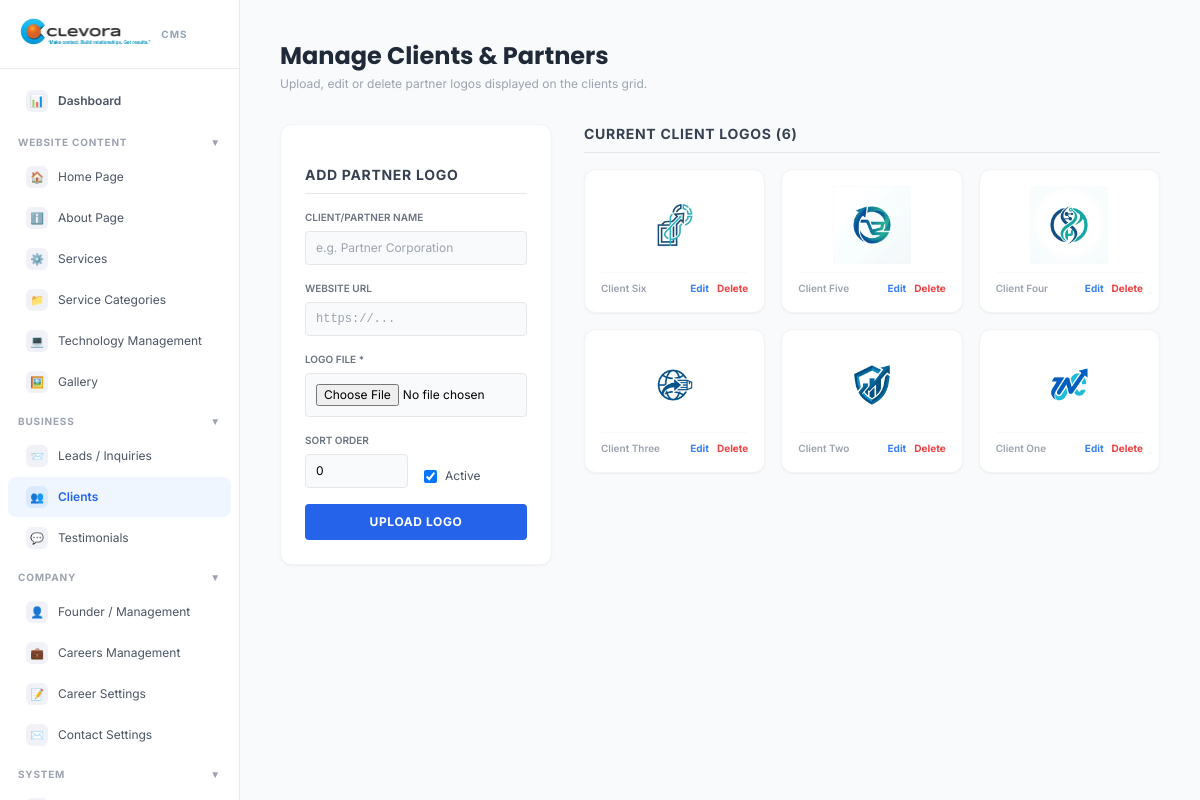
Screenshot of /admin/sections/clients.php (signed in) with the database file from the repository.
### tables this page shows
CREATE TABLE `clients` (
  `id` int(11) NOT NULL AUTO_INCREMENT,
  `logo_url` varchar(255) NOT NULL,
  `name` varchar(100) DEFAULT NULL,
  `website` varchar(255) DEFAULT NULL,
  `sort_order` int(11) DEFAULT 0,
  `status` tinyint(4) DEFAULT 1,
  `created_at` timestamp NOT NULL DEFAULT current_timestamp(),
  `updated_at` timestamp NOT NULL DEFAULT current_timestamp() ON UPDATE current_timestamp(),
  PRIMARY KEY (`id`)
);

### admin/sections/clients.php (the view, shortened to what this page needs)
<?php
require_once '../middleware/auth.php';
$clients = $pdo ? $pdo->query("SELECT * FROM clients ORDER BY sort_order ASC, id DESC")->fetchAll() : [];
$edit_client = null;
?>
<?php include '../includes/admin-header.php'; ?>
  <?php include '../includes/sidebar.php'; ?>
  <main class="flex-1 p-6 md:p-10 overflow-auto">
    <div class="max-w-5xl mx-auto space-y-8">
      <div>
        <h1 class="text-2xl font-bold text-gray-800 font-poppins">Manage Clients & Partners</h1>
        <p class="text-xs text-gray-400 mt-1">Upload, edit or delete partner logos displayed on the clients grid.</p>
      </div>
      <div class="grid grid-cols-1 lg:grid-cols-3 gap-8 items-start">
        <form method="POST" enctype="multipart/form-data" class="bg-white rounded-xl border border-gray-100 shadow-sm p-6 space-y-4">
          <h2 class="font-bold text-gray-700 text-sm uppercase tracking-wider mb-2 border-b pb-2"><?= $edit_client ? 'Edit Client' : 'Add Partner Logo' ?></h2>
          <div>
            <label class="block text-[10px] font-semibold text-gray-500 uppercase mb-1.5">Client/Partner Name</label>
            <input type="text" name="name" value="<?= htmlspecialchars($edit_client['name'] ?? '') ?>" placeholder="e.g. Partner Corporation"
                   class="w-full bg-gray-50 border border-gray-200 focus:border-blue-500 rounded px-2.5 py-2 text-xs outline-none focus:bg-white transition">
          </div>
          <div>
            <label class="block text-[10px] font-semibold text-gray-500 uppercase mb-1.5">Website URL</label>
            <input type="url" name="website" value="<?= htmlspecialchars($edit_client['website'] ?? '') ?>" placeholder="https://..."
                   class="w-full bg-gray-50 border border-gray-200 focus:border-blue-500 rounded px-2.5 py-2 text-xs outline-none focus:bg-white transition font-mono">
          </div>
          <div>
            <label class="block text-[10px] font-semibold text-gray-500 uppercase mb-1.5"><?= $edit_client ? 'Replace Logo' : 'Logo File *' ?></label>
            <input type="file" name="logo" <?= $edit_client ? '' : 'required' ?> class="text-xs w-full bg-gray-50 p-2.5 rounded border border-gray-200">
          </div>
          <div class="grid grid-cols-2 gap-4">
            <div>
              <label class="block text-[10px] font-semibold text-gray-500 uppercase mb-1.5">Sort Order</label>
              <input type="number" name="sort_order" value="<?= $edit_client['sort_order'] ?? 0 ?>"
                     class="w-full bg-gray-50 border border-gray-200 rounded px-2.5 py-2 text-xs outline-none">
            </div>
            <div class="flex items-end pb-1">
              <label class="flex items-center gap-2 text-xs text-gray-600 cursor-pointer">
                <input type="checkbox" name="status" value="1" <?= (!$edit_client||($edit_client['status']??1))?'checked':'' ?> class="rounded text-blue-600"> Active
              </label>
            </div>
          </div>
          <div class="flex gap-2">
            <button type="submit" class="flex-1 bg-blue-600 hover:bg-blue-500 text-white font-bold py-2.5 rounded text-xs uppercase tracking-wider transition"><?= $edit_client ? 'Update Client' : 'Upload Logo' ?></button>
          </div>
        </form>
        <div class="lg:col-span-2 space-y-4">
          <h2 class="font-bold text-gray-700 text-sm uppercase tracking-wider border-b pb-2">Current Client Logos (<?= count($clients) ?>)</h2>
          <div class="grid grid-cols-2 sm:grid-cols-3 gap-4">
            <?php if(empty($clients)): ?>
            <div class="col-span-3 bg-white rounded-xl border p-8 text-center text-xs text-gray-400">No partner logos uploaded yet.</div>
            <?php else: foreach($clients as $c): ?>
            <div class="bg-white border border-gray-100 rounded-xl p-4 shadow-sm flex flex-col justify-between items-center group h-36 <?= ($c['status']??1)?'':'opacity-50' ?>">
              <div class="h-20 flex items-center justify-center overflow-hidden w-full">
                <img src="<?= htmlspecialchars($c['logo_url']) ?>" alt="" class="max-h-full max-w-full object-contain">
              </div>
              <div class="w-full pt-2 border-t border-gray-50 flex justify-between items-center text-[10px] mt-2">
                <span class="text-gray-400 font-semibold line-clamp-1 max-w-[80px]"><?= htmlspecialchars($c['name'] ?: 'Partner') ?></span>
                <div class="flex gap-2">
                  <a href="?edit=<?= $c['id'] ?>" class="text-blue-500 font-bold">Edit</a>
                  <a href="?delete=<?= $c['id'] ?>" class="text-red-500 font-bold" onclick="return confirm('Delete?')">Delete</a>
                </div>
              </div>
            </div>
            <?php endforeach; endif; ?>
          </div>
        </div>
      </div>
    </div>
  </main>
<?php include '../includes/admin-footer.php'; ?>

### admin/includes/admin-header.php (style rules this page uses)
* { box-sizing: border-box; }
body { font-family: 'Inter', sans-serif; }
.font-poppins { font-family: 'Poppins', sans-serif; }

### rows the page displays
clients: logo_url (picture), name "Client Six"
clients: logo_url (picture), name "Client Five"
clients: logo_url (picture), name "Client Four"
clients: logo_url (picture), name "Client Three"
clients: logo_url (picture), name "Client Two"
clients: logo_url (picture), name "Client One"

### other values shown
$icon "📊"
$label "Dashboard"
$groupLabel "WEBSITE CONTENT"
$icon "🏠"
$label "Home Page"
$icon "ℹ️"
$label "About Page"
$icon "⚙️"
$label "Services"
$icon "📁"
$label "Service Categories"
$icon "💻"
$label "Technology Management"
$icon "🖼️"
$label "Gallery"
